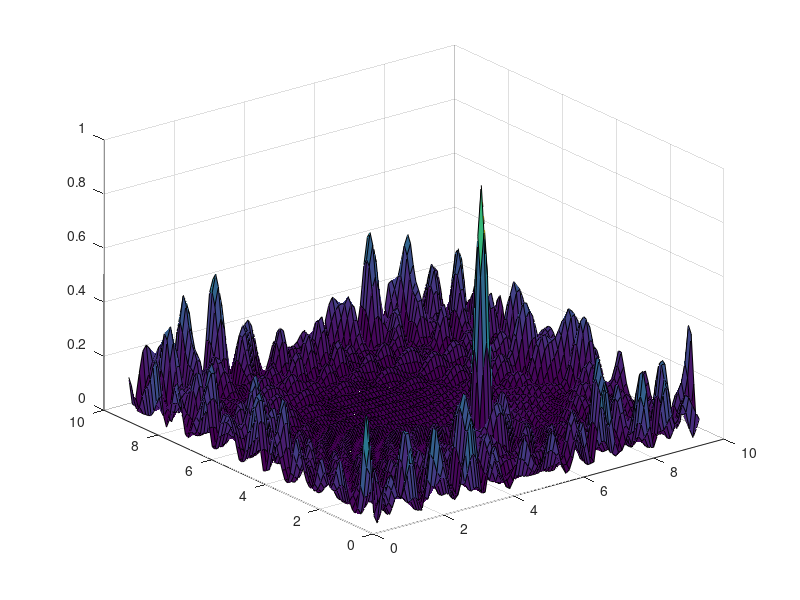

Source code (MATLAB): (Note: this script raises an error after producing the figure.)
%This Matlab script can be used to reproduce Figure 1.12 in the monograph:
%
%Ozlem Tugfe Demir, Emil Bjornson and Luca Sanguinetti (2021),
%"Foundations of User-Centric Cell-Free Massive MIMO", 
%Foundations and Trends in Signal Processing: Vol. 14: No. 3-4,
%pp 162-472. DOI: 10.1561/2000000109
%
%This is version 1.0 (Last edited: 2021-01-31)
%
%License: This code is licensed under the GPLv2 license. If you in any way
%use this code for research that results in publications, please cite our
%monograph as described above.

%Empty workspace and close figures
close all;
clear

%Set the wavelength (cm)
wavelength = 10;

%Side length of the simulation area
squareSide = 10*wavelength;

%Generate the grid of points where the normalized SNR is computed
x = 4:1:squareSide-4;
y = 4:1:squareSide-4;


%Put out the antennas
pointsperdim = 10; %Number of antennas per side in the square
antenna_locations= squareSide*[linspace(0,1,pointsperdim+1) 1i*linspace(1/pointsperdim,1,pointsperdim) 1i+linspace(1/pointsperdim,1,pointsperdim) 1+1i*linspace(1/pointsperdim,1-1/pointsperdim,pointsperdim-1)];


%Select the target location of the transmission
targetlocation = round(squareSide/4)+1i*round(squareSide/2);


%Prepare to save simulation results
phaseshifts = zeros(length(x),length(y),length(antenna_locations));
distances = zeros(length(x),length(y),length(antenna_locations));
angletarget = zeros(length(x),length(y),length(antenna_locations));


%% Go through all antennas
for n = 1:length(antenna_locations)
    
    %Go through all spatial sample points (potential UE locations)
    for k = 1:length(x)
        
        for j = 1:length(y)
            
            %Compute the distance from the transmit antenna to the sample point
            distances(k,j,n) = abs(x(k)+1i*y(j) - antenna_locations(n));
            
            %Compute the phase-shift from the antenna to the sample point
            phaseshifts(k,j,n) = 2*pi*distances(k,j,n)/wavelength;
            
        end
        
    end
    
    %Compute the phase-shift from the antenna to the intended target point
    angletarget(:,:,n) = 2*pi*abs(targetlocation - antenna_locations(n))/wavelength;
    
end

%Compute the distances from all antennas to the target point
distances_target = abs(antenna_locations-targetlocation);


%Compute the combined channel gain from all antennas to the different
%sample points. We are considering a free-space propagation pathloss
channel_gain = abs(sum(exp(1i*(phaseshifts-angletarget))./sqrt(4*pi*distances.^2),3)).^2;

%Compute the combined channel gain from all antennas to the target point
channel_gain_target = abs(sum(exp(1i*0)./sqrt(4*pi*distances_target.^2))).^2;

%Set a normalization factor for the simulations
normalization = channel_gain_target;


%% Plot simulation results

%Part a
figure;

surf(y/wavelength,x/wavelength,channel_gain/normalization);
colormap(flipud(parula));
colorbar;
shading interp;
hold on;

for n = 1:length(antenna_locations)
    plot3(imag(antenna_locations(n))/wavelength,real(antenna_locations(n))/wavelength,0,'k*','MarkerSize',5);
end

plot3(imag(targetlocation)/wavelength,real(targetlocation)/wavelength,(channel_gain_target)/normalization,'ko','MarkerSize',5,'MarkerFaceColor','k');
hold off;

xlabel('Distance (wavelengths)','Interpreter','latex');
ylabel('Distance (wavelengths)','Interpreter','latex');
zlabel('Normalized SNR','Interpreter','latex');
set(gca,'fontsize',16);
xlim([0 squareSide/wavelength]);
ylim([0 squareSide/wavelength]);
view([-20 26]);


%Part b
figure;

surf(y/wavelength,x/wavelength,channel_gain/normalization);
colormap(flipud(parula));
colorbar;
shading interp;
hold on;

for n = 1:length(antenna_locations)
    plot3(imag(antenna_locations(n))/wavelength,real(antenna_locations(n))/wavelength,0,'k*','MarkerSize',5);
end

plot3(imag(targetlocation)/wavelength,real(targetlocation)/wavelength,(channel_gain_target)/normalization,'ko','MarkerSize',5,'MarkerFaceColor','k');
hold off;

xlabel('Distance (wavelengths)','Interpreter','latex');
ylabel('Distance (wavelengths)','Interpreter','latex');
zlabel('Normalized SNR','Interpreter','latex');
set(gca,'fontsize',16);
view(2);
xlim([0 squareSide/wavelength]);
ylim([0 squareSide/wavelength]);
axis equal;
